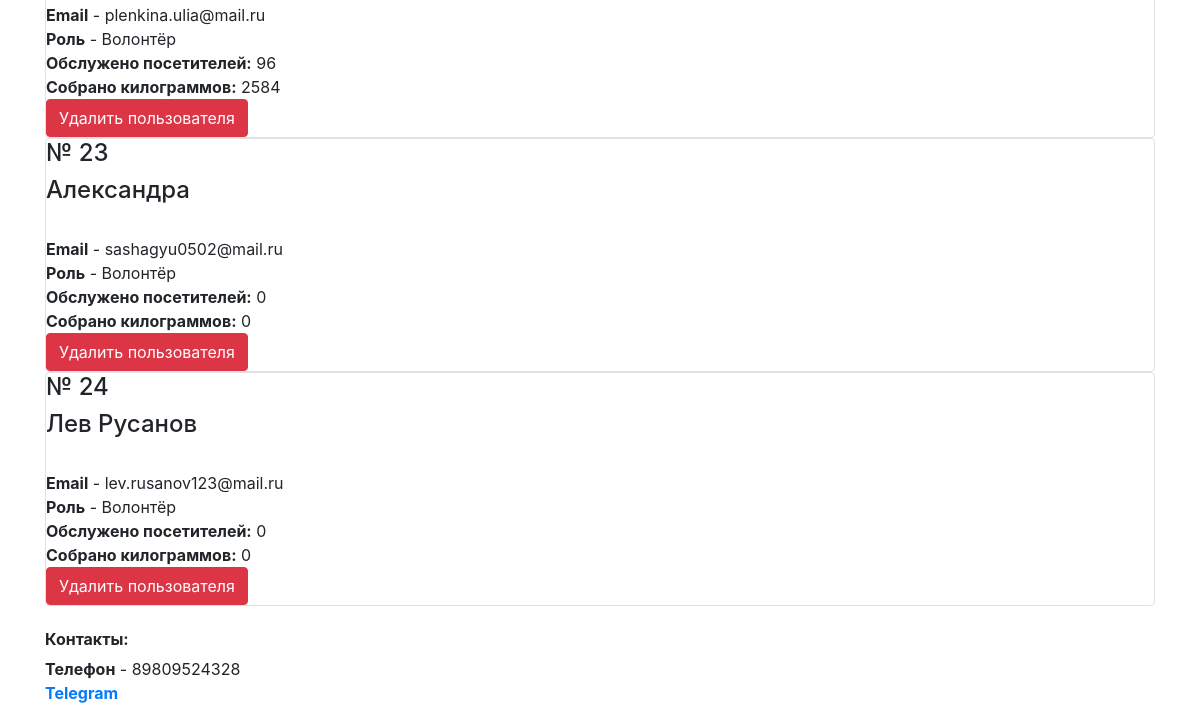
The page /users (signed in, lower part) on the database as committed earlier.
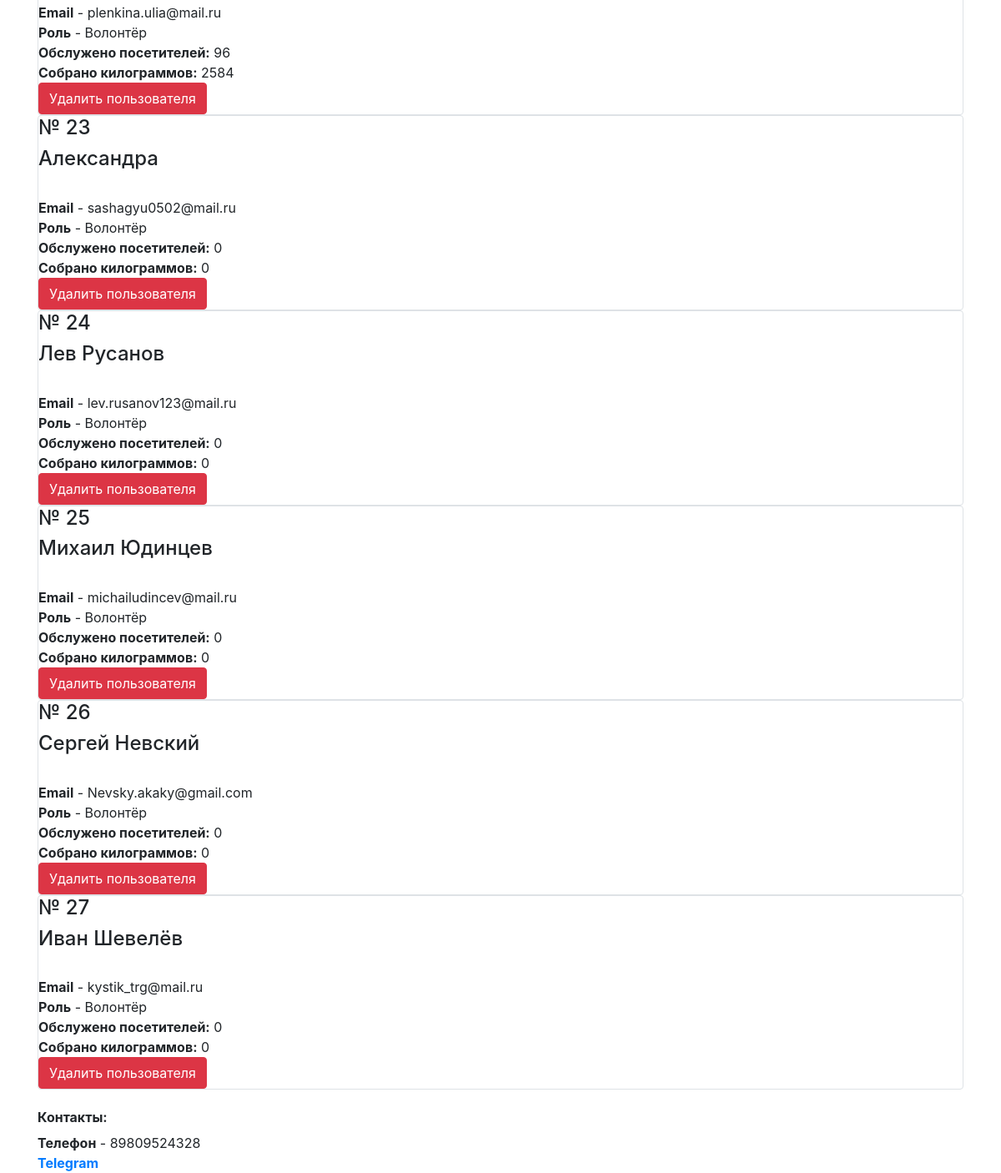
The same page on the database as committed later.
### data/users.py (models this page shows, shortened)
class User(SqlAlchemyBase, UserMixin):
    __tablename__ = 'users'
    id = sqlalchemy.Column(sqlalchemy.Integer,
                           primary_key=True, autoincrement=True) # ID волонтёра
    name = sqlalchemy.Column(sqlalchemy.String, nullable=True) # Имя волонтёра
    about = sqlalchemy.Column(sqlalchemy.String, nullable=True) # Дополнительная информация
    email = sqlalchemy.Column(sqlalchemy.String,
                              index=True, unique=True, nullable=True) # Почта, у каждого своя
    hashed_password = sqlalchemy.Column(sqlalchemy.String, nullable=True) # Зашифрованный пароль
    is_admin = sqlalchemy.Column(sqlalchemy.Boolean) # Админ или нет
    got = sqlalchemy.Column(sqlalchemy.Integer, default=0) # Сколько собрал килограммов
    got_pupils = sqlalchemy.Column(sqlalchemy.Integer, default=0) # Сколько человек обслужил
    kilograms = orm.relationship("Kilograms", back_populates='user') # Связь с таблицей с килограммами

### server.py (the view)
@app.route("/users") # Адрес страницы с волонтёрами
def users():
    db_sess = db_session.create_session() # Сессия с БД
    user = db_sess.query(User) # Извлечь всех пользователей
    db_sess.close() # Завершить сессию
    return render_template("users.html", user=user) # Передать странице информацию о всех пользователях

### data/db_session.py (called while the page is built)
def create_session() -> Session:
    global __factory
    return __factory()

### server.py (called while the page is built)
@login_manager.user_loader # Декоратор для авторизации пользователей
def load_user(user_id):
    db_sess = db_session.create_session()
    user_id = db_sess.query(User).get(user_id)
    db_sess.close()
    return user_id

### templates/users.html (shortened to what this page needs)
{% extends "base.html" %}
{% block content %}
{% if current_user.is_admin %}
{% for item in user%}
    <div class="col-md6 border rounded">
        <h4>№ {{item.id}}</h4>
        <h4>{{item.name}}</h4>
        <div>
            <b>Email</b> - {{item.email}}</br>
            {% if item.is_admin%}
            <b>Роль</b> - Администратор
            {% else %}
            <b>Роль</b> - Волонтёр
            {% endif %}
            <b>Обслужено посетителей:</b> {{item.got_pupils}}
            <b>Собрано килограммов:</b> {{item.got}}
            {% if current_user.is_admin%}</br>
            <a href="/user_delete/{{item.id}}" class="btn btn-danger">Удалить пользователя</a>
            {% endif %}
        </div>
    </div>
{% endfor %}
{% endif %}
{% endblock %}

### templates/base.html (shortened to what this page needs)
<!doctype html>
<html lang="en">
<head>
    <link rel="stylesheet"
          href="https://stackpath.bootstrapcdn.com/bootstrap/4.4.1/css/bootstrap.min.css"
>
</head>
<body>
<main role="main" class="container">
    {% block content %}{% endblock %}
    <h6><b>Контакты:</b></h6>
    <div>
        <b>Телефон</b> - 89809524328</br>
        <b><a href="https://t.me/flarson4ik">Telegram</a></b>
    </div>
</main>
</body>
</html>

Rows that differ between the two databases and show on the page:
added User: id "25", name "Михаил Юдинцев", email "michailudincev@mail.ru", is_admin "Роль", got_pupils "0", got "0"
added User: id "26", name "Сергей Невский", email "Nevsky.akaky@gmail.com", is_admin "Роль", got_pupils "0", got "0"
added User: id "27", name "Иван Шевелёв", email "kystik_trg@mail.ru", is_admin "Роль", got_pupils "0", got "0"
